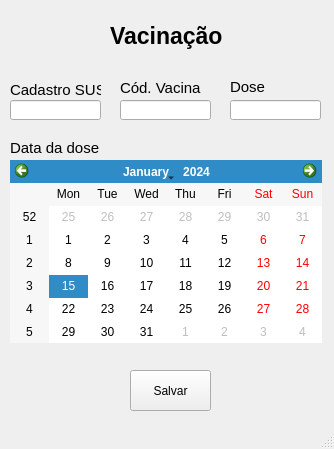
<?xml version="1.0" encoding="UTF-8"?>
<ui version="4.0">
 <class>MainWindow</class>
 <widget class="QMainWindow" name="MainWindow">
  <property name="geometry">
   <rect>
    <x>0</x>
    <y>0</y>
    <width>334</width>
    <height>449</height>
   </rect>
  </property>
  <property name="windowTitle">
   <string>MainWindow</string>
  </property>
  <widget class="QWidget" name="centralwidget">
   <widget class="QLabel" name="labelTitulo">
    <property name="geometry">
     <rect>
      <x>110</x>
      <y>20</y>
      <width>121</width>
      <height>31</height>
     </rect>
    </property>
    <property name="font">
     <font>
      <pointsize>17</pointsize>
      <weight>75</weight>
      <bold>true</bold>
     </font>
    </property>
    <property name="text">
     <string>Vacinação</string>
    </property>
   </widget>
   <widget class="QLabel" name="labelCadastroSUS">
    <property name="geometry">
     <rect>
      <x>10</x>
      <y>80</y>
      <width>91</width>
      <height>20</height>
     </rect>
    </property>
    <property name="font">
     <font>
      <pointsize>11</pointsize>
     </font>
    </property>
    <property name="text">
     <string>Cadastro SUS</string>
    </property>
   </widget>
   <widget class="QLabel" name="labelDose">
    <property name="geometry">
     <rect>
      <x>230</x>
      <y>80</y>
      <width>47</width>
      <height>13</height>
     </rect>
    </property>
    <property name="font">
     <font>
      <pointsize>11</pointsize>
     </font>
    </property>
    <property name="text">
     <string>Dose</string>
    </property>
   </widget>
   <widget class="QLabel" name="labelData">
    <property name="geometry">
     <rect>
      <x>10</x>
      <y>140</y>
      <width>101</width>
      <height>16</height>
     </rect>
    </property>
    <property name="font">
     <font>
      <pointsize>11</pointsize>
     </font>
    </property>
    <property name="text">
     <string>Data da dose</string>
    </property>
   </widget>
   <widget class="QLineEdit" name="campoCadSUS">
    <property name="geometry">
     <rect>
      <x>10</x>
      <y>100</y>
      <width>91</width>
      <height>20</height>
     </rect>
    </property>
   </widget>
   <widget class="QLineEdit" name="campoDose">
    <property name="geometry">
     <rect>
      <x>230</x>
      <y>100</y>
      <width>91</width>
      <height>20</height>
     </rect>
    </property>
   </widget>
   <widget class="QCalendarWidget" name="campoDataDose">
    <property name="geometry">
     <rect>
      <x>10</x>
      <y>160</y>
      <width>312</width>
      <height>183</height>
     </rect>
    </property>
   </widget>
   <widget class="QPushButton" name="botaoSalvar">
    <property name="geometry">
     <rect>
      <x>130</x>
      <y>370</y>
      <width>81</width>
      <height>41</height>
     </rect>
    </property>
    <property name="text">
     <string>Salvar</string>
    </property>
   </widget>
   <widget class="QLineEdit" name="campoCodVacina">
    <property name="geometry">
     <rect>
      <x>120</x>
      <y>100</y>
      <width>91</width>
      <height>20</height>
     </rect>
    </property>
   </widget>
   <widget class="QLabel" name="labelCodVacina">
    <property name="geometry">
     <rect>
      <x>120</x>
      <y>80</y>
      <width>81</width>
      <height>16</height>
     </rect>
    </property>
    <property name="font">
     <font>
      <pointsize>11</pointsize>
      <weight>50</weight>
      <bold>false</bold>
     </font>
    </property>
    <property name="text">
     <string>Cód. Vacina</string>
    </property>
   </widget>
  </widget>
  <widget class="QMenuBar" name="menubar">
   <property name="geometry">
    <rect>
     <x>0</x>
     <y>0</y>
     <width>334</width>
     <height>21</height>
    </rect>
   </property>
  </widget>
  <widget class="QStatusBar" name="statusbar"/>
 </widget>
 <resources/>
 <connections/>
</ui>
